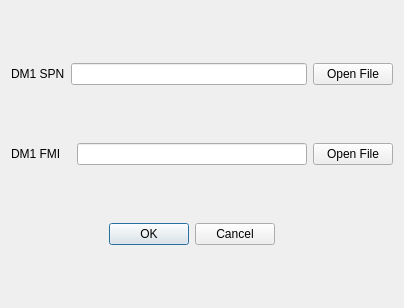
<?xml version="1.0" encoding="UTF-8"?>
<ui version="4.0">
 <class>Dialog</class>
 <widget class="QDialog" name="Dialog">
  <property name="geometry">
   <rect>
    <x>0</x>
    <y>0</y>
    <width>404</width>
    <height>308</height>
   </rect>
  </property>
  <property name="windowTitle">
   <string>Dialog</string>
  </property>
  <layout class="QGridLayout" name="gridLayout">
   <item row="2" column="3">
    <widget class="QPushButton" name="openFMIFile">
     <property name="sizePolicy">
      <sizepolicy hsizetype="Fixed" vsizetype="Fixed">
       <horstretch>0</horstretch>
       <verstretch>0</verstretch>
      </sizepolicy>
     </property>
     <property name="text">
      <string>Open File</string>
     </property>
    </widget>
   </item>
   <item row="2" column="0">
    <widget class="QLabel" name="dM1FMILabel">
     <property name="sizePolicy">
      <sizepolicy hsizetype="Fixed" vsizetype="Preferred">
       <horstretch>0</horstretch>
       <verstretch>0</verstretch>
      </sizepolicy>
     </property>
     <property name="text">
      <string>DM1 FMI</string>
     </property>
    </widget>
   </item>
   <item row="0" column="0">
    <widget class="QLabel" name="dM1SPNLabel">
     <property name="sizePolicy">
      <sizepolicy hsizetype="Fixed" vsizetype="Preferred">
       <horstretch>0</horstretch>
       <verstretch>0</verstretch>
      </sizepolicy>
     </property>
     <property name="text">
      <string>DM1 SPN</string>
     </property>
    </widget>
   </item>
   <item row="0" column="1" colspan="2">
    <widget class="QLineEdit" name="dM1SPNLineEdit">
     <property name="sizePolicy">
      <sizepolicy hsizetype="Expanding" vsizetype="Fixed">
       <horstretch>0</horstretch>
       <verstretch>0</verstretch>
      </sizepolicy>
     </property>
    </widget>
   </item>
   <item row="0" column="3">
    <widget class="QPushButton" name="openSPNFile">
     <property name="sizePolicy">
      <sizepolicy hsizetype="Fixed" vsizetype="Fixed">
       <horstretch>0</horstretch>
       <verstretch>0</verstretch>
      </sizepolicy>
     </property>
     <property name="text">
      <string>Open File</string>
     </property>
    </widget>
   </item>
   <item row="2" column="2">
    <widget class="QLineEdit" name="dM1FMILineEdit">
     <property name="sizePolicy">
      <sizepolicy hsizetype="Expanding" vsizetype="Fixed">
       <horstretch>0</horstretch>
       <verstretch>0</verstretch>
      </sizepolicy>
     </property>
    </widget>
   </item>
   <item row="3" column="2">
    <widget class="QDialogButtonBox" name="buttonBox">
     <property name="sizePolicy">
      <sizepolicy hsizetype="Expanding" vsizetype="Fixed">
       <horstretch>0</horstretch>
       <verstretch>0</verstretch>
      </sizepolicy>
     </property>
     <property name="orientation">
      <enum>Qt::Orientation::Horizontal</enum>
     </property>
     <property name="standardButtons">
      <set>QDialogButtonBox::StandardButton::Cancel|QDialogButtonBox::StandardButton::Ok</set>
     </property>
     <property name="centerButtons">
      <bool>true</bool>
     </property>
    </widget>
   </item>
  </layout>
 </widget>
 <resources/>
 <connections>
  <connection>
   <sender>buttonBox</sender>
   <signal>accepted()</signal>
   <receiver>Dialog</receiver>
   <slot>accept()</slot>
   <hints>
    <hint type="sourcelabel">
     <x>248</x>
     <y>254</y>
    </hint>
    <hint type="destinationlabel">
     <x>157</x>
     <y>274</y>
    </hint>
   </hints>
  </connection>
  <connection>
   <sender>buttonBox</sender>
   <signal>rejected()</signal>
   <receiver>Dialog</receiver>
   <slot>reject()</slot>
   <hints>
    <hint type="sourcelabel">
     <x>316</x>
     <y>260</y>
    </hint>
    <hint type="destinationlabel">
     <x>286</x>
     <y>274</y>
    </hint>
   </hints>
  </connection>
 </connections>
</ui>
